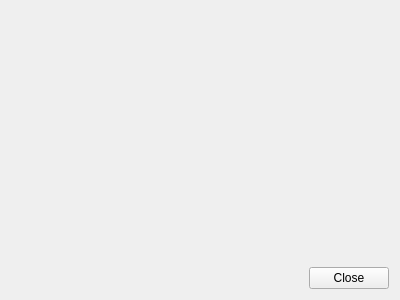
<?xml version="1.0" encoding="UTF-8"?>
<ui version="4.0">
 <class>WConMain</class>
 <widget class="QMainWindow" name="WConMain">
  <property name="geometry">
   <rect>
    <x>0</x>
    <y>0</y>
    <width>400</width>
    <height>300</height>
   </rect>
  </property>
  <property name="windowTitle">
   <string>WConMain</string>
  </property>
  <widget class="QWidget" name="centralWidget">
   <layout class="QVBoxLayout" name="verticalLayout">
    <item>
     <spacer name="verticalSpacer">
      <property name="orientation">
       <enum>Qt::Vertical</enum>
      </property>
      <property name="sizeHint" stdset="0">
       <size>
        <width>20</width>
        <height>249</height>
       </size>
      </property>
     </spacer>
    </item>
    <item>
     <layout class="QHBoxLayout" name="horizontalLayout">
      <item>
       <spacer name="horizontalSpacer">
        <property name="orientation">
         <enum>Qt::Horizontal</enum>
        </property>
        <property name="sizeHint" stdset="0">
         <size>
          <width>40</width>
          <height>20</height>
         </size>
        </property>
       </spacer>
      </item>
      <item>
       <widget class="QPushButton" name="pushButton">
        <property name="text">
         <string>Close</string>
        </property>
       </widget>
      </item>
     </layout>
    </item>
   </layout>
  </widget>
 </widget>
 <layoutdefault spacing="6" margin="11"/>
 <resources/>
 <connections/>
</ui>
